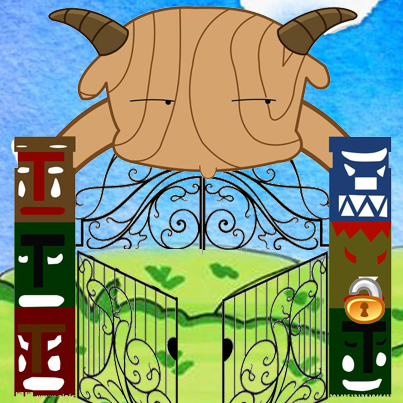
#> input picture students/HongZhang Fang/5.27/on.jpg, 403 x 403 px, found by its file name
$ python h2.py
#> lines starting #> are read from the running program, lines starting #| are printed output that depends on the picture
import cv2
pd = cv2.imread('on.jpg')
#> pd is the input picture: shape (403, 403, 3); mean B, G, R 124.5, 151, 132.5
pd1 = cv2.imread('off.jpg')
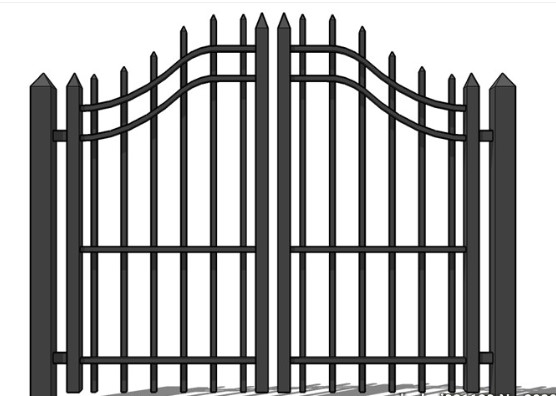
#> input picture students/Xionghuilan/homework0527/off.jpg, 556 x 396 px
#> pd1 is the input picture: shape (396, 556, 3); mean B, G, R 179.2, 179.2, 179.2
pd2 = cv2.imread('lock.jpg')
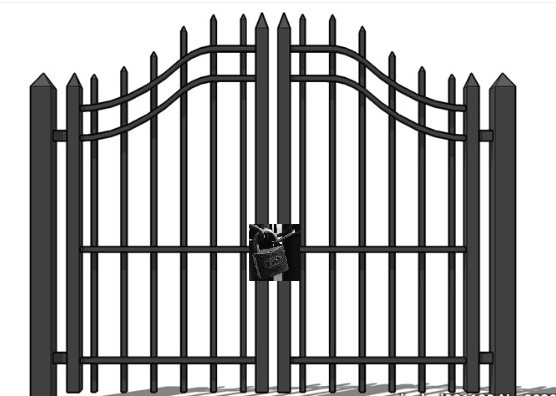
#> input picture students/Xionghuilan/homework0527/lock.jpg, 556 x 396 px
#> pd2 is the input picture: shape (396, 556, 3); mean B, G, R 177.9, 177.9, 177.9
global p
F=0
T=1
p=F
cv2.imshow('result',pd1)
def click(event,x,y,flags,param):
    if event==cv2.EVENT_LBUTTONDOWN:
        print('mouse coords:',x,y)
        if 90 < x < 430 and 15 < y < 390:

            if 240<x<310 and 120<y<350:
                f = open('C:\\Apache24\\htdocs\\index1.html', 'w')
                f.write("<meta http-equiv=\"refresh\" content=\"1\">\n")
                f.write("LOCK")
                f.close()
                cv2.imshow('result',pd2)
            else:
                cv2.imshow('result', pd)
                f = open('C:\\Apache24\\htdocs\\index1.html', 'w')
                f.write("<meta http-equiv=\"refresh\" content=\"1\">\n")
                f.write("ON")
                f.close()
        else:
            cv2.imshow('result', pd1)
            f = open('C:\\Apache24\\htdocs\\index1.html', 'w')
            f.write("<meta http-equiv=\"refresh\" content=\"1\">\n")
            f.write("OFF")
            f.close()
            cv2.setMouseCallback('result',click)


cv2.namedWindow('result')
cv2.setMouseCallback('result',click)
while True:
    if cv2.waitKey(10)&0xFF==27:
#> (key Esc is pressed here)
            break
cv2.destroyAllWindows()
